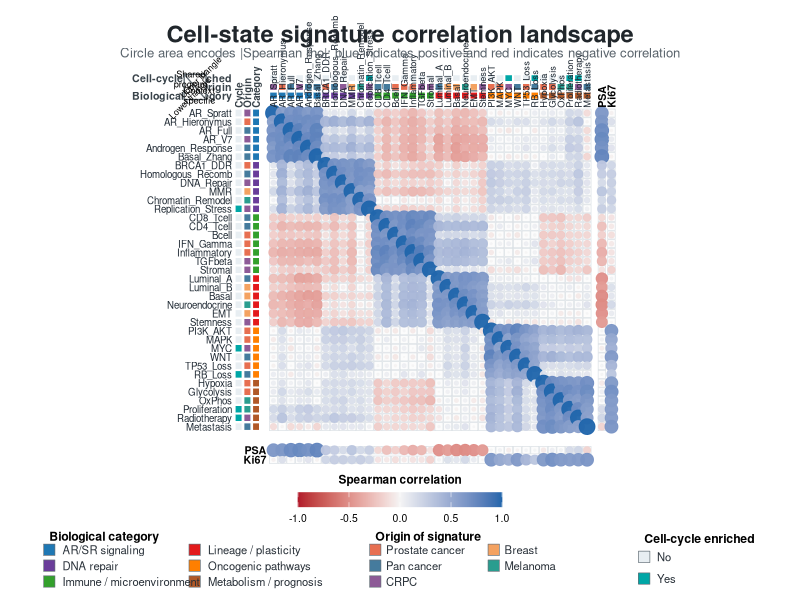
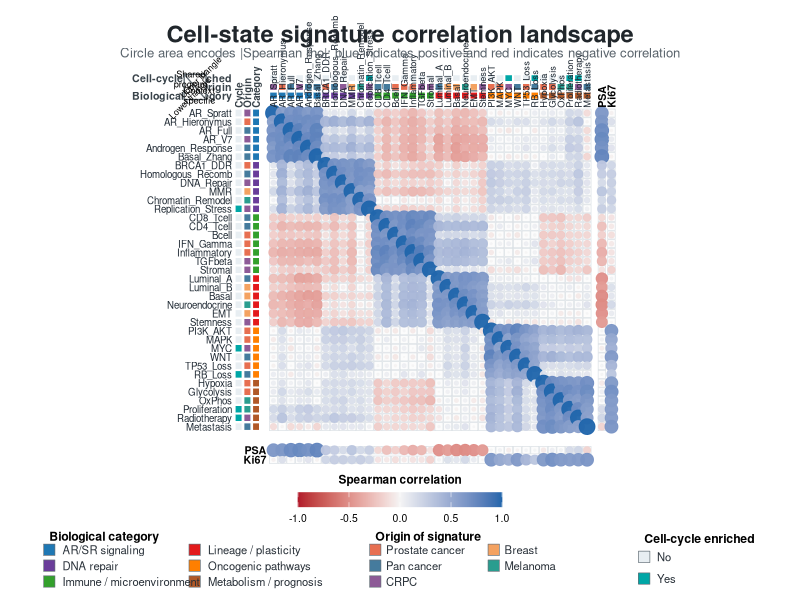

The R script that drew these images, in order:
## ---- chunk 1
knitr::opts_chunk$set(
  echo = TRUE,
  warning = FALSE,
  message = FALSE,
  fig.align = "center",
  dpi = 160
)

library(ggplot2)
library(dplyr)
library(tidyr)
library(patchwork)

set.seed(1031)
## ---- chunk 2
signature_groups <- list(
  `AR/SR signaling` = c(
    "AR_Spratt", "AR_Hieronymus", "AR_Full", "AR_V7",
    "Androgen_Response", "Basal_Zhang"
  ),
  `DNA repair` = c(
    "BRCA1_DDR", "Homologous_Recomb", "DNA_Repair", "MMR",
    "Chromatin_Remodel", "Replication_Stress"
  ),
  `Immune / microenvironment` = c(
    "CD8_Tcell", "CD4_Tcell", "Bcell", "IFN_Gamma",
    "Inflammatory", "TGFbeta", "Stromal"
  ),
  `Lineage / plasticity` = c(
    "Luminal_A", "Luminal_B", "Basal", "Neuroendocrine",
    "EMT", "Stemness"
  ),
  `Oncogenic pathways` = c(
    "PI3K_AKT", "MAPK", "MYC", "WNT", "TP53_Loss", "RB_Loss"
  ),
  `Metabolism / prognosis` = c(
    "Hypoxia", "Glycolysis", "OxPhos", "Proliferation",
    "Radiotherapy", "Metastasis"
  )
)

signature_meta <- tibble(
  signature = unlist(signature_groups, use.names = FALSE),
  biological_category = rep(names(signature_groups), lengths(signature_groups))
) %>%
  mutate(
    origin = sample(
      c("Prostate cancer", "Pan cancer", "CRPC", "Breast", "Melanoma"),
      n(), replace = TRUE,
      prob = c(0.42, 0.24, 0.16, 0.10, 0.08)
    ),
    cell_cycle_enriched = if_else(
      signature %in% c("Replication_Stress", "MYC", "RB_Loss", "Proliferation", "Radiotherapy"),
      "Yes", "No"
    ),
    index = row_number()
  )

n_samples <- 260
n_groups <- length(signature_groups)

base_latent <- matrix(rnorm(n_samples * n_groups), ncol = n_groups)
colnames(base_latent) <- names(signature_groups)

# Introduce interpretable cross-program relationships.
latent <- base_latent
latent[, "DNA repair"] <- 0.36 * latent[, "AR/SR signaling"] +
  sqrt(1 - 0.36^2) * base_latent[, "DNA repair"]
latent[, "Immune / microenvironment"] <- -0.48 * latent[, "AR/SR signaling"] +
  sqrt(1 - 0.48^2) * base_latent[, "Immune / microenvironment"]
latent[, "Lineage / plasticity"] <- -0.38 * latent[, "AR/SR signaling"] +
  0.30 * latent[, "Immune / microenvironment"] +
  0.82 * base_latent[, "Lineage / plasticity"]
latent[, "Oncogenic pathways"] <- 0.34 * latent[, "DNA repair"] +
  0.28 * latent[, "Lineage / plasticity"] +
  0.84 * base_latent[, "Oncogenic pathways"]
latent[, "Metabolism / prognosis"] <- 0.50 * latent[, "Oncogenic pathways"] -
  0.30 * latent[, "Immune / microenvironment"] +
  0.76 * base_latent[, "Metabolism / prognosis"]

score_matrix <- matrix(
  NA_real_, nrow = n_samples, ncol = nrow(signature_meta),
  dimnames = list(sprintf("Sample_%03d", seq_len(n_samples)), signature_meta$signature)
)

for (j in seq_len(nrow(signature_meta))) {
  group_name <- signature_meta$biological_category[j]
  primary <- latent[, group_name]
  secondary_group <- names(signature_groups)[1 + (match(group_name, names(signature_groups)) %% n_groups)]
  secondary <- latent[, secondary_group]
  loading <- runif(1, 0.68, 0.94)
  secondary_loading <- runif(1, -0.22, 0.22)
  score_matrix[, j] <- loading * primary +
    secondary_loading * secondary +
    rnorm(n_samples, sd = runif(1, 0.38, 0.62))
}

PSA <- 0.78 * latent[, "AR/SR signaling"] -
  0.25 * latent[, "Lineage / plasticity"] + rnorm(n_samples, sd = 0.55)
Ki67 <- 0.70 * latent[, "Metabolism / prognosis"] +
  0.45 * latent[, "Oncogenic pathways"] + rnorm(n_samples, sd = 0.55)

score_data <- as_tibble(score_matrix, rownames = "sample_id") %>%
  mutate(PSA = PSA, Ki67 = Ki67)

write.csv(
  score_data,
  "synthetic_signature_scores.csv",
  row.names = FALSE
)
write.csv(
  signature_meta,
  "signature_metadata.csv",
  row.names = FALSE
)
## ---- chunk 3
signature_names <- signature_meta$signature
n_signatures <- length(signature_names)

corr_matrix <- cor(score_matrix, method = "spearman")
aux_matrix <- cor(
  score_matrix,
  cbind(PSA = PSA, Ki67 = Ki67),
  method = "spearman"
)

write.csv(
  tibble(signature = rownames(corr_matrix)) %>%
    bind_cols(as_tibble(corr_matrix)),
  "spearman_correlation_matrix.csv",
  row.names = FALSE
)

matrix_long <- as.data.frame(as.table(corr_matrix)) %>%
  transmute(
    row_signature = as.character(Var1),
    column_signature = as.character(Var2),
    correlation = Freq,
    row_index = match(row_signature, signature_names),
    x = match(column_signature, signature_names),
    y = n_signatures - row_index + 1
  )

aux_long <- as.data.frame(as.table(aux_matrix)) %>%
  transmute(
    signature = as.character(Var1),
    marker = as.character(Var2),
    correlation = Freq,
    signature_index = match(signature, signature_names),
    y = n_signatures - signature_index + 1,
    x = n_signatures + if_else(marker == "PSA", 1.7, 2.8)
  )

aux_bottom <- aux_long %>%
  transmute(
    x = signature_index,
    y = if_else(marker == "PSA", -1.7, -2.8),
    marker,
    correlation
  )
## ---- chunk 4
category_palette <- c(
  "AR/SR signaling" = "#1F78B4",
  "DNA repair" = "#6A3D9A",
  "Immune / microenvironment" = "#33A02C",
  "Lineage / plasticity" = "#E31A1C",
  "Oncogenic pathways" = "#FF7F00",
  "Metabolism / prognosis" = "#B15928"
)

origin_palette <- c(
  "Prostate cancer" = "#E76F51",
  "Pan cancer" = "#457B9D",
  "CRPC" = "#8D5A97",
  "Breast" = "#F4A261",
  "Melanoma" = "#2A9D8F"
)

cycle_palette <- c("No" = "#E8EEF2", "Yes" = "#00A6A6")

annotation <- signature_meta %>%
  mutate(
    x = index,
    y = n_signatures - index + 1,
    category_colour = unname(category_palette[biological_category]),
    origin_colour = unname(origin_palette[origin]),
    cycle_colour = unname(cycle_palette[cell_cycle_enriched])
  )

top_category <- annotation %>% transmute(x, y = n_signatures + 2.0, fill = category_colour)
top_origin <- annotation %>% transmute(x, y = n_signatures + 3.0, fill = origin_colour)
top_cycle <- annotation %>% transmute(x, y = n_signatures + 4.0, fill = cycle_colour)

left_category <- annotation %>% transmute(x = -1.0, y, fill = category_colour)
left_origin <- annotation %>% transmute(x = -2.0, y, fill = origin_colour)
left_cycle <- annotation %>% transmute(x = -3.0, y, fill = cycle_colour)

matrix_grid <- expand_grid(x = seq_len(n_signatures), y = seq_len(n_signatures))
right_grid <- expand_grid(
  x = c(n_signatures + 1.7, n_signatures + 2.8),
  y = seq_len(n_signatures)
)
bottom_grid <- expand_grid(
  x = seq_len(n_signatures),
  y = c(-1.7, -2.8)
)

main_plot <- ggplot() +
  geom_tile(
    data = matrix_grid,
    aes(x, y), width = 0.92, height = 0.92,
    fill = "#FCFCFC", colour = "#D8DEE3", linewidth = 0.22
  ) +
  geom_tile(
    data = right_grid,
    aes(x, y), width = 0.86, height = 0.92,
    fill = "#FCFCFC", colour = "#D8DEE3", linewidth = 0.22
  ) +
  geom_tile(
    data = bottom_grid,
    aes(x, y), width = 0.92, height = 0.86,
    fill = "#FCFCFC", colour = "#D8DEE3", linewidth = 0.22
  ) +
  geom_point(
    data = matrix_long,
    aes(x, y, colour = correlation, size = abs(correlation)),
    alpha = 0.96
  ) +
  geom_point(
    data = aux_long,
    aes(x, y, colour = correlation, size = abs(correlation)),
    alpha = 0.96
  ) +
  geom_point(
    data = aux_bottom,
    aes(x, y, colour = correlation, size = abs(correlation)),
    alpha = 0.96
  ) +
  geom_tile(data = top_category, aes(x, y), fill = top_category$fill,
            width = 0.82, height = 0.75, colour = "white", linewidth = 0.2) +
  geom_tile(data = top_origin, aes(x, y), fill = top_origin$fill,
            width = 0.82, height = 0.75, colour = "white", linewidth = 0.2) +
  geom_tile(data = top_cycle, aes(x, y), fill = top_cycle$fill,
            width = 0.82, height = 0.75, colour = "white", linewidth = 0.2) +
  geom_tile(data = left_category, aes(x, y), fill = left_category$fill,
            width = 0.75, height = 0.82, colour = "white", linewidth = 0.2) +
  geom_tile(data = left_origin, aes(x, y), fill = left_origin$fill,
            width = 0.75, height = 0.82, colour = "white", linewidth = 0.2) +
  geom_tile(data = left_cycle, aes(x, y), fill = left_cycle$fill,
            width = 0.75, height = 0.82, colour = "white", linewidth = 0.2) +
  geom_text(
    data = tibble(
      x = seq_len(n_signatures),
      y = n_signatures + 0.62,
      label = signature_names
    ),
    aes(x, y, label = label), angle = 90, hjust = 0, vjust = 0.5,
    size = 2.35, colour = "#1F2933"
  ) +
  geom_text(
    data = tibble(
      x = -3.75,
      y = n_signatures - seq_len(n_signatures) + 1,
      label = signature_names
    ),
    aes(x, y, label = label), hjust = 1,
    size = 2.45, colour = "#1F2933"
  ) +
  annotate(
    "text", x = c(-3.75, -3.75, -3.75),
    y = n_signatures + c(2, 3, 4),
    label = c("Biological category", "Origin", "Cell-cycle enriched"),
    hjust = 1, size = 2.7, fontface = "bold", colour = "#39434A"
  ) +
  annotate(
    "text", x = c(-1, -2, -3), y = n_signatures + 0.62,
    label = c("Category", "Origin", "Cycle"),
    angle = 90, hjust = 0, size = 2.45, fontface = "bold", colour = "#39434A"
  ) +
  annotate(
    "text", x = c(n_signatures + 1.7, n_signatures + 2.8),
    y = n_signatures + 0.62, label = c("PSA", "Ki67"),
    angle = 90, hjust = 0, size = 2.7, fontface = "bold"
  ) +
  annotate(
    "text", x = 0.20, y = c(-1.7, -2.8),
    label = c("PSA", "Ki67"), hjust = 1,
    size = 2.7, fontface = "bold"
  ) +
  annotate(
    "rect", xmin = -9.25, xmax = -6.75,
    ymin = n_signatures + 1.55, ymax = n_signatures + 4.45,
    fill = "white", colour = "#5E6970", linewidth = 0.45
  ) +
  annotate(
    "segment", x = -9.25, xend = -6.75,
    y = n_signatures + 4.45, yend = n_signatures + 1.55,
    colour = "#5E6970", linewidth = 0.45
  ) +
  annotate(
    "text", x = -8.50, y = n_signatures + 3.90,
    label = "Shared\nprogram", size = 2.35, lineheight = 0.9
  ) +
  annotate(
    "text", x = -7.50, y = n_signatures + 2.05,
    label = "Context\nspecific", size = 2.35, lineheight = 0.9
  ) +
  annotate(
    "text", x = -8.60, y = n_signatures + 1.75,
    label = "Lower triangle", size = 2.2, angle = 45
  ) +
  annotate(
    "text", x = -7.35, y = n_signatures + 4.15,
    label = "Upper triangle", size = 2.2, angle = 45
  ) +
  scale_colour_gradient2(
    low = "#B2182B", mid = "#F5F5F5", high = "#2166AC",
    midpoint = 0, limits = c(-1, 1),
    breaks = c(-1, -0.5, 0, 0.5, 1),
    name = "Spearman correlation",
    guide = guide_colourbar(
      title.position = "top", title.hjust = 0.5,
      barwidth = grid::unit(52, "mm"), barheight = grid::unit(3.8, "mm")
    )
  ) +
  scale_size_area(max_size = 5.0, limits = c(0, 1), guide = "none") +
  coord_fixed(
    xlim = c(-9.45, n_signatures + 3.5),
    ylim = c(-3.45, n_signatures + 4.75),
    clip = "off",
    expand = FALSE
  ) +
  labs(
    title = "Cell-state signature correlation landscape",
    subtitle = "Circle area encodes |Spearman rho|; blue indicates positive and red indicates negative correlation"
  ) +
  theme_void(base_size = 10) +
  theme(
    plot.title = element_text(face = "bold", size = 17, hjust = 0.5, colour = "#20262B"),
    plot.subtitle = element_text(size = 9.5, hjust = 0.5, colour = "#59636B", margin = margin(b = 8)),
    plot.margin = margin(8, 10, 2, 10),
    legend.position = "bottom",
    legend.title = element_text(size = 8.5, face = "bold"),
    legend.text = element_text(size = 7.5)
  )

legend_panel <- function(values, colours, title, ncol = 1) {
  labels <- names(values)
  n <- length(labels)
  rows <- ceiling(n / ncol)
  dat <- tibble(
    label = labels,
    colour = unname(colours[labels]),
    column = rep(seq_len(ncol), each = rows, length.out = n),
    row = rep(seq(rows, 1), times = ncol, length.out = n)
  )

  ggplot(dat) +
    geom_point(
      aes(x = column * 3.3, y = row),
      shape = 22, size = 4.1, stroke = 0.35,
      fill = dat$colour, colour = "#667078"
    ) +
    geom_text(
      aes(x = column * 3.3 + 0.30, y = row, label = label),
      hjust = 0, size = 2.85, colour = "#283038"
    ) +
    annotate(
      "text", x = 3.3, y = rows + 0.85,
      label = title, hjust = 0, fontface = "bold", size = 3.1
    ) +
    coord_cartesian(
      xlim = c(3.0, ncol * 3.3 + 3.0),
      ylim = c(0.5, rows + 1.2), clip = "off"
    ) +
    theme_void() +
    theme(plot.margin = margin(0, 4, 0, 4))
}

category_legend <- legend_panel(
  setNames(names(category_palette), names(category_palette)),
  category_palette, "Biological category", ncol = 2
)
origin_legend <- legend_panel(
  setNames(names(origin_palette), names(origin_palette)),
  origin_palette, "Origin of signature", ncol = 2
)
cycle_legend <- legend_panel(
  setNames(names(cycle_palette), names(cycle_palette)),
  cycle_palette, "Cell-cycle enriched", ncol = 1
)

metadata_legends <- category_legend + origin_legend + cycle_legend +
  plot_layout(widths = c(1.35, 1.1, 0.65))

final_plot <- main_plot / metadata_legends +
  plot_layout(heights = c(12.2, 2.0))

ggsave(
  "correlation_bubble_heatmap.png",
  plot = final_plot,
  width = 14, height = 14, dpi = 320, bg = "white"
)

final_plot
